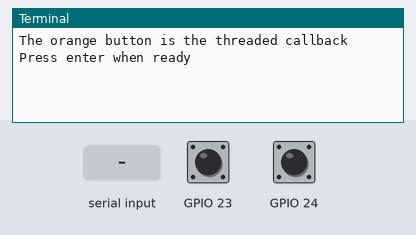
This program was run on a simulated Raspberry Pi (BCM pin numbers). Parts: the last lines printed to the terminal. Inputs (shaded band) come from the test bench; at power-on: GPIO 24 LOW, GPIO 23 HIGH. Random numbers come from a fixed seed. At 6.9 s the program stops and its outputs stay as they are.

Above: at 1.2 s.
1.3 s: "1" typed at the terminal
At 2.3 s:
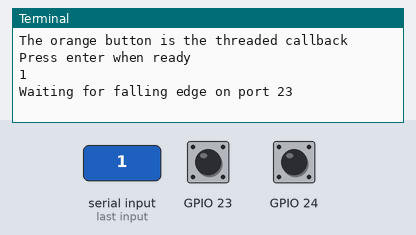
2.8 s: GPIO 24 pulled HIGH for 0.15 s
At 3.4 s:
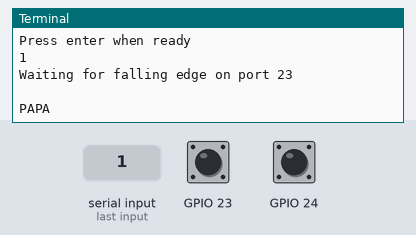
4.4 s: GPIO 24 pulled HIGH for 1 s
At 5.9 s:
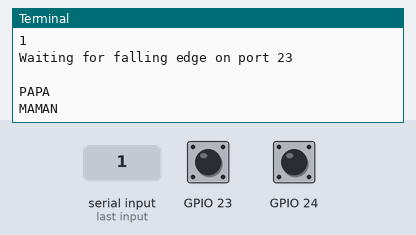
6.9 s: GPIO 23 pulled LOW for 0.15 s
At 7.8 s:
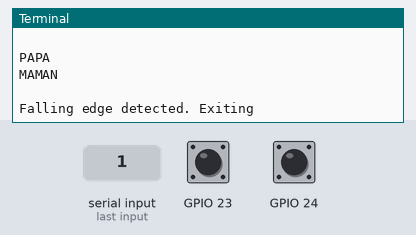

The program:

threaded_callback_debounced.py
```python
import RPi.GPIO as GPIO
import random
GPIO.setmode(GPIO.BCM)

GPIO.setup(23, GPIO.IN, pull_up_down=GPIO.PUD_UP)
GPIO.setup(24, GPIO.IN, pull_up_down=GPIO.PUD_DOWN)

def my_callback(channel):
    print random.choice(["MAMAN", "PAPA", "ERIC", "WILLIAM"])

print "The orange button is the threaded callback"
raw_input("Press enter when ready")

GPIO.add_event_detect(24, GPIO.RISING, callback=my_callback, bouncetime=300)

try:
    print "Waiting for falling edge on port 23"
    print ""
    GPIO.wait_for_edge(23, GPIO.FALLING)
    print ""
    print "Falling edge detected. Exiting"

except KeyboardInterrupt:
    GPIO.cleanup()
GPIO.cleanup()
```

Measured:
- after the input at 1.3 s, the terminal: prints a new line at once (image 1)
- after the input at 2.8 s, the terminal: prints a new line at once (image 2)
- after the input at 4.4 s, the terminal: prints a new line at once (image 3)
- after the input at 6.9 s, the terminal: prints a new line at once (image 4)
